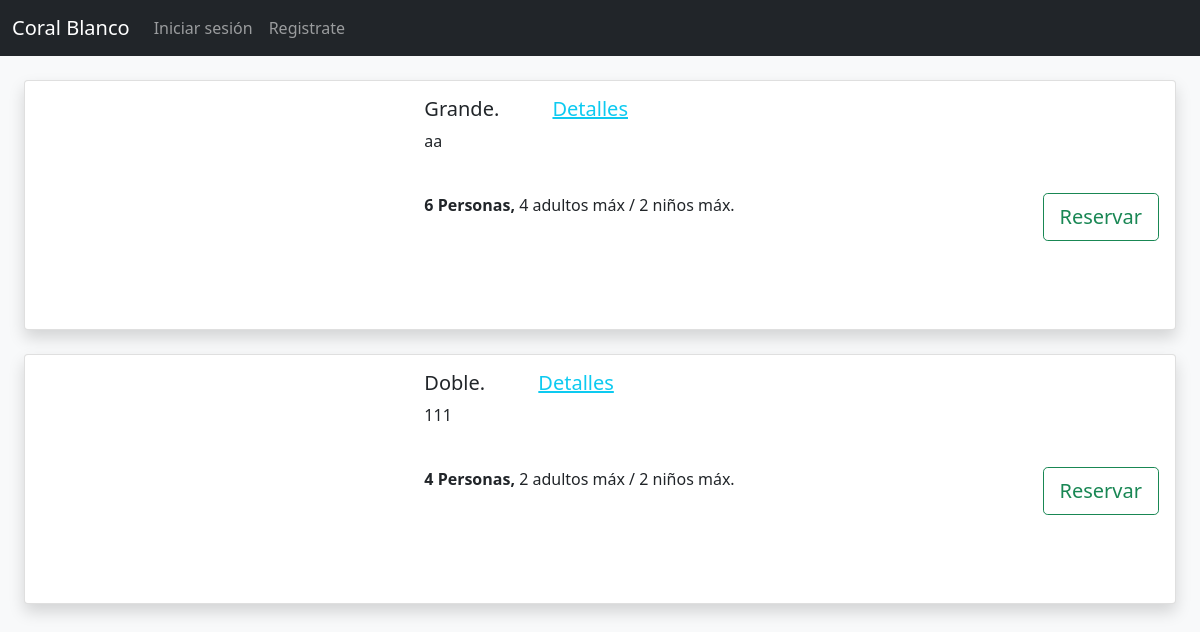
The app's page /booking/rooms/, older data.
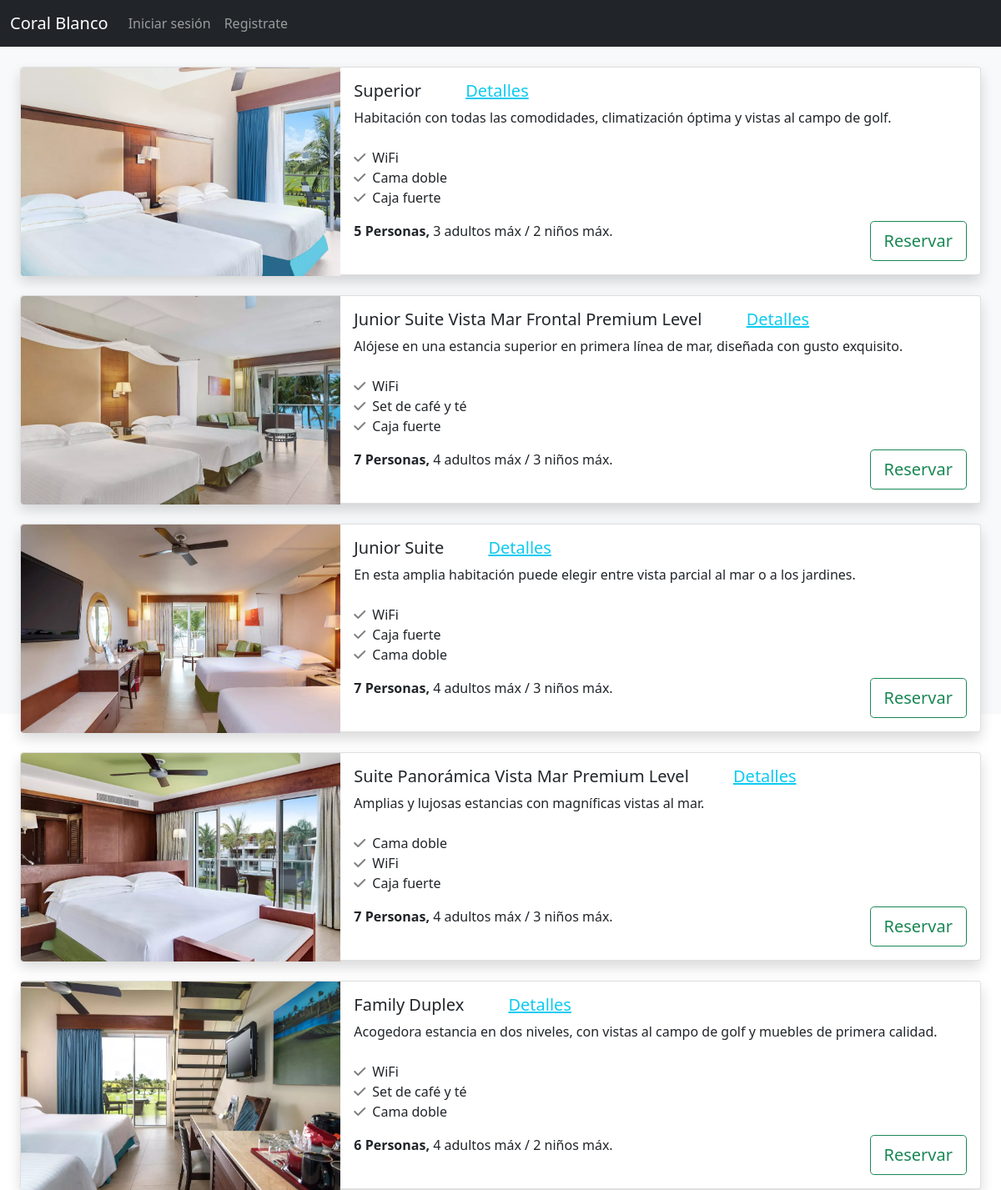
The same page, newer data.
### booking/models.py (models this page shows, shortened)
class RoomType(models.Model):
    room_type_id = models.AutoField(primary_key=True) # to save space with foreign keys.
    uuid = models.UUIDField( # For displaying detailview without exposing the database.
        default = uuid.uuid4,
        editable = False,
        unique = True,
    )
    type = models.CharField(max_length=255, unique=True)
    short_description = models.TextField(blank=True, null=True)
    description = models.TextField()
    max_adults = models.IntegerField(blank=True, null=True)
    max_children = models.IntegerField(blank=True, null=True)
    price = models.DecimalField(max_digits=6, decimal_places=2)

class Image(models.Model):
    room_type = models.ForeignKey(
        RoomType,
        related_name="images",
        on_delete=models.CASCADE,
    )
    uuid = models.UUIDField(
        default = uuid.uuid4,
        editable = False,
        unique = True
    )
    image = models.ImageField(upload_to='rooms/', blank=True)
    alt = models.CharField(max_length=255)

class RoomFeature(models.Model):
    room_type = models.ForeignKey(
        RoomType,
        on_delete=models.CASCADE,
        related_name='features'
    )
    feature_id = models.ForeignKey(
        Feature,
        on_delete=models.CASCADE,
        related_name='room_types',
    )
    def __str__(self):
        return self.feature_id.feature

class Feature(models.Model):
    feature = models.CharField(max_length=100)
    icon = models.CharField(max_length=100, default="")

### booking/views.py (the view)
# urls.py: path('rooms/', RoomsListView.as_view(), name='rooms'),
class RoomsListView(generic.ListView):
    model = RoomType
    template_name = 'rooms.html'
    context_object_name = 'room_types'

### templates/rooms.html (shortened to what this page needs)
{% extends '_base.html' %}
{% block content %}
    <div class="p-4 bg-light h-100">
    {% for type in room_types %}
        <div class="card mb-4 shadow" style="height: 250px;">
            <div class="row g-0">
                <div class="col-md-4">
                    <img src="{{ type.images.all.0.image.url }}" class="img-fluid rounded-start" style="object-fit: cover; height: 250px;">
                </div>
                <div class="col-md-8">
                    <div class="card-body pl-5">
                        <div class="row">
                            <h5 class="card-title">
                                {{ type.type }}
                                <a class="link-info mx-lg-5" href="{% url 'room_detail' type.uuid %}">Detalles</a>
                            </h5>
                            <p class="card-text">{{ type.short_description }}</p>
                        </div>
                        <div class="row">
                            <ul class="list-unstyled pt-4">
                                {% for feature in type.features.all %}
                                    {% if forloop.counter <= 3 %}
                                        <li class="d-flex">
                                            <div class="d-flex align-items-center">
                                                <i class="fas fa-check" style="color: gray;"></i>
                                                <p class="card-text mx-2">{{ feature }}</p>
                                            </div>
                                        </li>
                                    {% endif %}
                                {% endfor %}
                            </ul>
                        </div>
                        <div class="row text-end">
                            <div class="col-md-6 text-start">
                                <p><b>{{ type.max_adults|add:type.max_children }} Personas,</b> {{ type.max_adults }} adultos máx / {{ type.max_children }} niños máx.</p>
                            </div>
                            <div class="col-md-6">
                                <a class="btn btn-outline-success btn-lg" href="{% url 'home' %}">Reservar</a>
                            </div>
                        </div>
                    </div>
                </div>
            </div>
        </div>
    {% endfor %}
    </div>
{% endblock content %}

### templates/_base.html (shortened to what this page needs)
{% load i18n %}
{% load static %}
<!DOCTYPE html>
<html>
    <head>
        <link href="https://cdn.jsdelivr.net/npm/bootstrap@5.1.3/dist/css/bootstrap.min.css" rel="stylesheet">
        <link rel="stylesheet" href="https://cdnjs.cloudflare.com/ajax/libs/font-awesome/6.0.0/css/all.min.css">
    </head>
    <body style="height: 100vh;">
        <nav class="navbar navbar-expand-md navbar-dark bg-dark">
            <div class="container-fluid">
                <a class="navbar-brand" href="{% url 'home' %}">Coral Blanco</a>
                <div class="collapse navbar-collapse" id="navbarCollapse">
                    <ul class="navbar-nav me-auto mb-2 mb-md-0">
                        {% if user.is_authenticated %}
                            <li class="nav-item">
                                <a class="nav-link" href="{% url 'account_logout' %}">Cerrar sesión</a>
                            </li>
                            <li class="nav-item">
                                <a class="nav-link" href="{% url 'user_dashboard' %}">Mi Cuenta</a>
                            </li>
                            {% if user.is_superuser %}
                                <li class="nav-item">
                                    <a class="nav-link" href="{% url 'admin:index' %}">Admin</a>
                                </li>
                                <li class="nav-item">
                                    <a class="nav-link" href="{% url 'reports' %}">Obtener reportes</a>
                                </li>
                            {% endif %}
                        {% else %}
                            <li class="nav-item">
                                <a class="nav-link" href="{% url 'account_login' %}">Iniciar sesión</a>
                            </li>
                            <li class="nav-item">
                                <a class="nav-link" href="{% url 'account_signup' %}">Registrate</a>
                            </li>
                        {% endif %}
                    </ul>
                </div>
            </div>
        </nav>
        {% block content %}
        {% endblock content %}
    </body>
</html>

Row changes from the older to the newer data that the page shows:
changed RoomType: type "Grande." → "Superior"; short_description "aa" → "Habitación con todas las comodidades, climatización óptima y vistas al campo de golf."; max_adults|add "6" → "5"; max_adults "4" → "3"
added RoomFeature: feature_id.feature "WiFi", shown under RoomType "Superior"
added RoomFeature: feature_id.feature "Cama doble", shown under RoomType "Superior"
added RoomFeature: feature_id.feature "Caja fuerte", shown under RoomType "Superior"
changed RoomType: type "Doble." → "Junior Suite Vista Mar Frontal Premium Level"; short_description "111" → "Alójese en una estancia superior en primera línea de mar, diseñada con gusto exquisito."; max_adults|add "4" → "7"; max_adults "2" → "4"; max_children "2" → "3"
added RoomFeature: feature_id.feature "WiFi", shown under RoomType "Junior Suite Vista Mar Frontal Premium Level"
added RoomFeature: feature_id.feature "Set de café y té", shown under RoomType "Junior Suite Vista Mar Frontal Premium Level"
added RoomFeature: feature_id.feature "Caja fuerte", shown under RoomType "Junior Suite Vista Mar Frontal Premium Level"
added RoomType: images.all.0.image (picture), type "Junior Suite", short_description "En esta amplia habitación puede elegir entre vista parcial al mar o a los jardines.", max_adults|add "7", max_adults "4", max_children "3"
added RoomFeature: feature_id.feature "WiFi", shown under "Junior Suite"
added RoomFeature: feature_id.feature "Caja fuerte", shown under "Junior Suite"
added RoomFeature: feature_id.feature "Cama doble", shown under "Junior Suite"
added RoomType: images.all.0.image (picture), type "Suite Panorámica Vista Mar Premium Level", short_description "Amplias y lujosas estancias con magníficas vistas al mar.", max_adults|add "7", max_adults "4", max_children "3"
added RoomFeature: feature_id.feature "Cama doble", shown under "Suite Panorámica Vista Mar Premium Level"
added RoomFeature: feature_id.feature "WiFi", shown under "Suite Panorámica Vista Mar Premium Level"
added RoomFeature: feature_id.feature "Caja fuerte", shown under "Suite Panorámica Vista Mar Premium Level"
added RoomType: images.all.0.image (picture), type "Family Duplex", short_description "Acogedora estancia en dos niveles, con vistas al campo de golf y muebles de primera calidad.", max_adults|add "6", max_adults "4", max_children "2"
added RoomFeature: feature_id.feature "WiFi", shown under "Family Duplex"
added RoomFeature: feature_id.feature "Set de café y té", shown under "Family Duplex"
added RoomFeature: feature_id.feature "Cama doble", shown under "Family Duplex"
